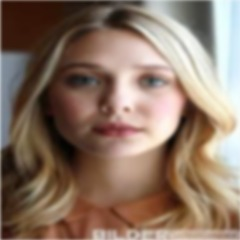
%> input picture Programmi MATLAB v2.0/Immagini_Test/Volto_1_10%.jpeg, 240 x 240 px
$ octave programma_principale_manifold_v2.m   (GNU Octave 9; MATLAB toolbox functions it lacks are replaced by stand-ins)
%> lines starting %> are read from the running program, lines starting %| are printed output that depends on the picture
### Programmi MATLAB v2.0/gabor_imag.m
function gb=gabor_imag(lambda,theta,x)

sz=fix(x);
% if mod(sz,2)==0, sz=sz+1;end

% alternatively, use a fixed size
%sz = 17;

[x y]=meshgrid(-fix(sz/2):fix(sz/2),fix(sz/2):-1:fix(-sz/2));
% x (right +)
% y (up +)

% Rotation
x_theta=x*cos(theta)+y*sin(theta);
y_theta=-x*sin(theta)+y*cos(theta);

gb=exp(-0.5*(x.^2/lambda^2+y.^2/lambda^2)).*cos((pi*x_theta)/lambda);

%imshow(gb)

### Programmi MATLAB v2.0/gabor_real.m
function gb=gabor_real(lambda,theta,x)
 sz=fix(x);
% if mod(sz,2)==0, sz=sz+1;end

% alternatively, use a fixed size
 %sz = 9;

%DA CHIEDERE: X E Y DEL DOCUMENTO SONO QUESTI? SONO LA POSIZIONE DEI PIXEL?
[x y]=meshgrid(-fix(sz/2):fix(sz/2),fix(sz/2):-1:fix(-sz/2));
% x (right +)
% y (up +)

% Rotation
x_theta=x*cos(theta)+y*sin(theta);
y_theta=-x*sin(theta)+y*cos(theta);

gb=exp(-0.5*(x.^2/lambda^2+y.^2/lambda^2)).*cos((pi*x_theta)/lambda);

%imshow(gb) %DA CHIEDERE!!! problema filtri non si vedono bene

### Programmi MATLAB v2.0/programma_principale_manifold_v2.m
%% Programma Manifold

clear;  close all;  clc

[file,path] = uigetfile({'*.png;*.jpg;*.jpeg','File Immagine (*.png;*.jpg;*.jpeg)'},'Seleziona un File');
%> the answer given: Immagini_Test/Volto_1_10%.jpeg
if isequal(file,0)
   disp('User selected Cancel');
else
   disp(['User selected ', fullfile(path,file)]);
end
A = imread(strcat(path,file));
%> A is the input picture: size 240x240x3 uint8; mean R, G, B 139.2, 116.9, 101.3
A=A(:,:,1);
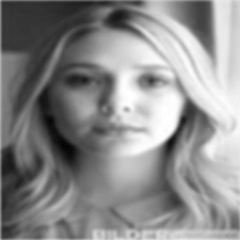
%> A: size 240x240 uint8; min 3, max 255, mean 139.2
dimensione_im_x=size(A,1);
%> dimensione_im_x = 240
dimensione_im_y=size(A,2);
%> dimensione_im_y = 240

figure('Name', 'Original image');imshow(A);title('Original image');
choice = menu('Choose a PSF','Motion1','Gaussian(1,1)','Gaussian(2,2)','Motion2','Gaussian','No blur');
%> the answer given: 1
switch choice

    case 1
%                 figure;
                PSF1 = fspecial('motion',10,15);
                Blurred1 = imfilter(A,PSF1,'replicate','conv');
%                 subplot(1,2,1); imshow(Blurred1); title('Blurred Image 1');
%                 subplot(1,2,2); imagesc(PSF1); title('Point Spread Function 1: Motion');

    case 2

%                 figure;
                PSF2 = fspecial('gaussian',[7 7],1);
                Blurred1 = imfilter(A,PSF2,'replicate','conv');
%                 subplot(1,2,1);imshow(Blurred1); title('Blurred Image 2');
%                 subplot(1,2,2);imagesc(PSF2); title('Point Spread Function 2: Gaussian');

    case 3

%                 figure;
                PSF2 = fspecial('gaussian',[13 13],2);
                Blurred1 = imfilter(A,PSF2,'replicate','conv');
%                 subplot(1,2,1);imshow(Blurred1); title('Blurred Image 2');
%                 subplot(1,2,2);imagesc(PSF2); title('Point Spread Function 2: Gaussian');

    case 4

%                 figure;
                PSF3 = fspecial('motion',10,30);
                Blurred1 = imfilter(A,PSF3,'replicate','conv');
%                 subplot(1,2,1); imshow(Blurred1); title('Blurred Image 3');
%                 subplot(1,2,2); imagesc(PSF3); title('Point Spread Function 3: Motion');
    case 5

%                 figure;
                PSF2 = fspecial('gaussian',[20 10]);
                Blurred1 = imfilter(A,PSF2,'replicate','conv');
%                 subplot(1,2,1);imshow(Blurred1); title('Blurred Image 2');
%                 subplot(1,2,2);imagesc(PSF2); title('Point Spread Function 4: Gaussian');

    otherwise
                Blurred1 = A;
end

%% FILTRI DI GABOR

% figure('Name', 'Gabor filter with v=0');

i=1;
for k=0:3
    v=0;
%         subplot(2,4,k+1);
        theta=(pi/4)*k;
        lambda=sqrt(2)^(v+1);
        gb_r0(:,:,i)=gabor_real(lambda,theta,9);
%         title(sprintf('REAL with v=%d', v));
        i=i+1;

end

i=1;
for k=0:3
    v=0;

%         subplot(2,4,k+1+4);
        theta=(pi/4)*k;
        lambda=sqrt(2)^(v+1);
        gb_i0(:,:,i)=gabor_imag(lambda,theta,9);
%         title(sprintf('IMAGINARY with v=%d', v));
        i=i+1;
end

i=1;
% figure('Name', 'Gabor filter with v=1');
for k=0:3
    v=1;
%         subplot(2,4,k+1);
        theta=(pi/4)*k;
        lambda=sqrt(2)^(v+1);
        gb_r1(:,:,i)=gabor_real(lambda,theta,13);
%         title(sprintf('REAL with v=%d', v));
        i=i+1;
end

i=1;
for k=0:3
    v=1;

%         subplot(2,4,k+1+4);
        theta=(pi/4)*k;
        lambda=sqrt(2)^(v+1);
        gb_i1(:,:,i)=gabor_imag(lambda,theta,13);
%         title(sprintf('IMAGINARY with v=%d', v));
        i=i+1;
end

%% APPLICO ALL'IMMAGINE BLURRED1 OGNUNO DEI 9 FILTRI E CREO LA MATRICE X1

i=1;
B=Blurred1(:,:,1);
X1(1,:)=B(:)';

choice = menu('Apply Gabor filters','Apply','Do not apply');
%> the answer given: 2
switch choice
    case 1
%         figure;
%         subplot(2, 4, 1);
        for p = 1:4
%             subplot(2,4,p);
            gaborMag1_imag=imfilter(B,gb_i0(:,:,p), 'replicate');
%             imshow(gaborMag1_imag);
%             title(sprintf('IMAGINARY with v=0'));
            i = i+1;
            X1(i,:)=gaborMag1_imag(:)';
        end

        for p = 1:4
%             subplot(2,4,p+4);
            gaborMag1_imag=imfilter(B,gb_i1(:,:,p), 'replicate');
%             imshow(gaborMag1_imag);
%             title(sprintf('IMAGINARY with v=1'));
            i = i+1;
            X1(i,:)=gaborMag1_imag(:)';
        end

%         figure;
%         subplot(2, 4, 1);
        for p = 1:4
%             subplot(2,4,p);
            gaborMag1_real=imfilter(B,gb_r0(:,:,p), 'replicate');
%             imshow(gaborMag1_real);
%             title(sprintf('REAL with v=0'));
            i = i+1;
            X1(i,:)=gaborMag1_real(:)';
        end

        for p = 1:4
%             subplot(2,4,p+4);
            gaborMag1_real=imfilter(B,gb_r1(:,:,p),'replicate');
%             imshow(gaborMag1_real);
%             title(sprintf('REAL with v=1'));
            i = i+1;
            X1(i,:)=gaborMag1_real(:)';
        end

    otherwise
        X1(2:17,:) = zeros(16,dimensione_im_x*dimensione_im_y);
end

%% Whitening e centering

X1 = double(X1);
m1 = mean(X1')';
%> m1 = 17 values, max 139.3 at index 1, min 0 at index 2, mean 8.2
X1m = X1-m1;
C = cov(X1m');
[U,D, V] = svd(C);

%Tolgo i valori inferiori a 0.0001
l=1; %é una L
while ( D(l,l)>0.0001) && (l<17)
    l=l+1;
end
%> this loop made 1 pass
%> l on pass 1: 2

D_n=D(1:l,1:l);
%> D_n = [3772 0; 0 0]
U_n=U(:,1:l);
%> U_n = 17 rows, first 12: [1 0; 0 1; 0 0; 0 0; 0 0; 0 0; 0 0; 0 0; 0 0; 0 0; 0 0; 0 0]
z=inv(sqrtm(D_n))*U_n'*X1m;

%% RETE NEURALE
EPS=10^-5;
NIT=0;
NMAX=4000;
Mi=0.0000354;
w=randn(l,1); %(L,1)
w=w/norm(w);
%> w = [-0.849; 0.529]
w_random=w;
%> w_random = [-0.849; 0.529]
i=1;
wait=waitbar(0,'Please wait...');
while (NIT<NMAX)

        y=(w')*z;
        gradient=(z-w*y)*tanh(y')/dimensione_im_x*dimensione_im_y;
        w_new=exp_map(w,Mi*gradient);
        DIFF=norm((w_new-w),inf);
        waitbar(NIT/NMAX);
        disp(DIFF); disp(NIT);
        matrice_w(:,i)=w;
        conv(i)=mean(log(cosh(y)));
        i=i+1;
        w=w_new;
        NIT=NIT+1;
end
%> this loop made 4000 passes
%| NaN
%| NaN
%| NaN
%| NaN
%| NaN
%| NaN
%| NaN
%| NaN
%> (further printed lines are left out)
%> after the loop, NIT = 4000; i = 4001
close(wait)

aa = mean(double(A(:))); % Shift dei valori per la grafica
%> aa = 139.2
bb = sqrt(var(double(A(:)))); % Scalatura dei valori per la grafica
%> bb = 62.89
y = -sign(w(1))*(w')*z *bb + aa;

%% Transformo il vettore in una matrice
y_m=reshape(uint8(y),[dimensione_im_x,dimensione_im_y]);
%> y_m: size 240x240 uint8; every value is 0

%% GRAFICO
figure; subplot (1,2,1); plot(matrice_w','linewidth',1.5); xlim([1 NMAX]); xlabel('Iterations','interpreter','latex'), ylabel('Entries of the weight vector $$w$$','interpreter','latex');
%title('Grafico convergenza della rete neurale');
subplot(1,2,2); plot(conv,'linewidth',1.5), xlim([1 NMAX]); xlabel('Iterations','interpreter','latex'), ylabel('Value of the learning function $$\varphi(w)$$','interpreter','latex');
%> after `ylabel('Value of the learning function $$\varphi(w)$$','interpreter','`:
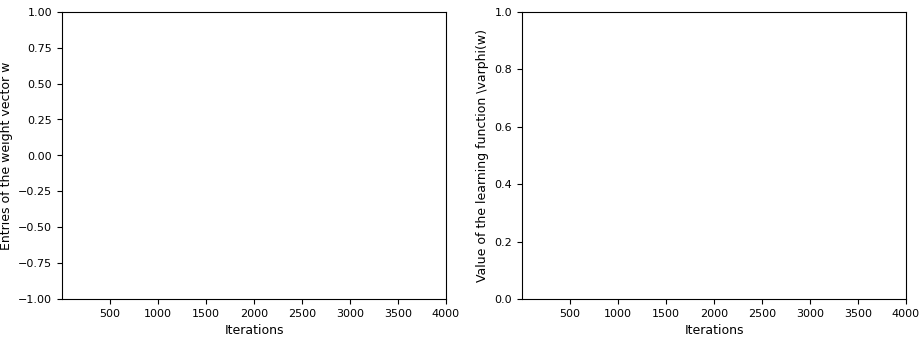
%> figure redrawn from the program's plot data, 2 panels
%title(sprintf('Grafico convergenza y'));
figure; plot(1:dimensione_im_x*dimensione_im_y,y,'r',1:dimensione_im_x*dimensione_im_y,A(:),'b');
        legend('NN output','Original image')
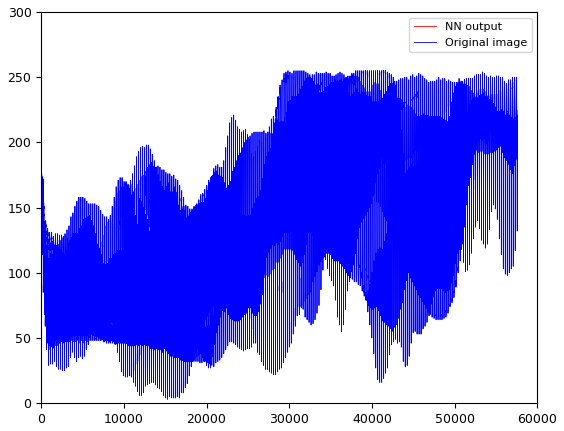
%> figure redrawn from the program's plot data; curve peaks at x = 29850, y = 255

%% DISEGNO COMPARATIVO
figure;
subplot(1,3,1);  imshow(A(:,:,1)); title('Original','interpreter','latex');
subplot(1,3,2);  imshow(B); title('Blurred','interpreter','latex');
subplot(1,3,3);  imshow(y_m); title('Recovered','interpreter','latex');

R_colonna1 = corr2(A,Blurred1)
%> R_colonna1 = 0.996
R_colonna2 = corr2(A,y_m)
%> R_colonna2 = NaN

%% Definizione di mappa esponenziale
function tak=exp_map(x,v)
tak=x*cos(norm(v))+(v*sin(norm(v)))/norm(v);
end
